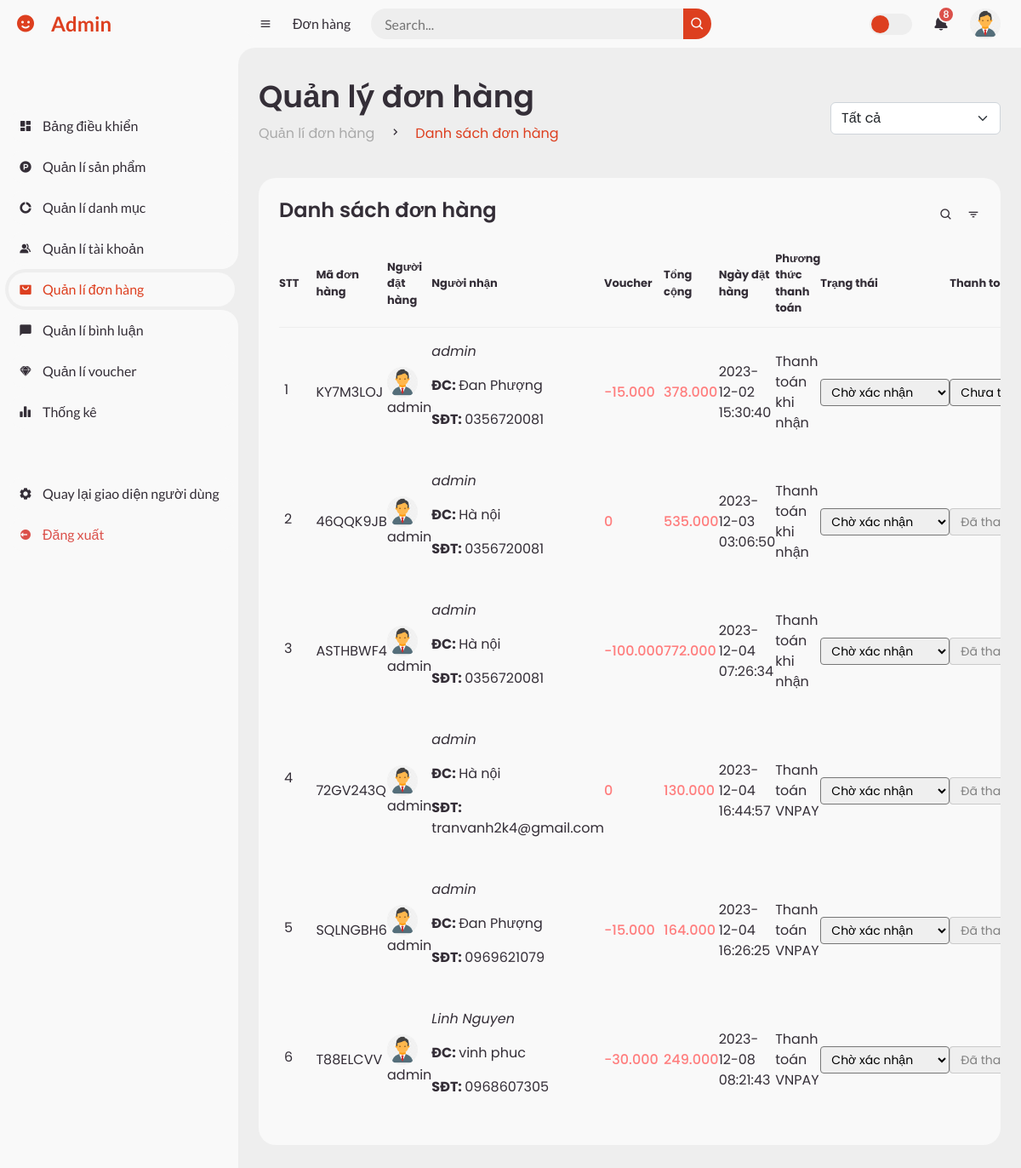
/admin/index.php?action=listOrder (signed in), run on the app's committed database.
### tables this page shows
CREATE TABLE `users` (
  `user_id` int NOT NULL,
  `first_name` varchar(100) NOT NULL,
  `last_name` varchar(100) NOT NULL,
  `email` varchar(100) NOT NULL,
  `user_image` varchar(255) DEFAULT NULL,
  `password` varchar(100) NOT NULL,
  `phone` varchar(100) DEFAULT NULL,
  `date` date NOT NULL,
  `address` varchar(255) DEFAULT NULL,
  `gender` varchar(10) NOT NULL,
  `role` int NOT NULL DEFAULT '0'
);

CREATE TABLE `orders` (
  `order_id` int NOT NULL,
  `user_id` int NOT NULL,
  `ma_don_hang` varchar(11) NOT NULL,
  `receiver_name` varchar(255) NOT NULL,
  `receiver_phone` varchar(255) NOT NULL,
  `receiver_address` varchar(255) NOT NULL,
  `status` varchar(100) NOT NULL DEFAULT 'pending',
  `payment_status` varchar(100) NOT NULL DEFAULT 'unpaid',
  `payment_method` varchar(100) DEFAULT NULL,
  `voucher` int NOT NULL,
  `create_at` timestamp NOT NULL DEFAULT CURRENT_TIMESTAMP
);

### models/PDO_admin.php (called while the page is built, shortened)
<?php
$conn = null;
try {
    $conn = new PDO('mysql:host=localhost;dbname=vanh-store', 'root', '', [
        PDO::ATTR_ERRMODE => PDO::ERRMODE_EXCEPTION,
        PDO::ATTR_DEFAULT_FETCH_MODE => PDO::FETCH_ASSOC
    ]);
} catch (PDOException $e) {
    echo 'Kết nối thất bại ' . $e->getMessage() . '<br>';
}
function getDataBy($table, $data)
{
    if($data==[]){
        $data=1;
    }else{
        foreach ($data as $key => $value) {
            $data[$key] = $key . "='" . $value . "'";
        }
    }
    $data = implode(" AND ", $data);
    $sql = "SELECT * FROM ${table} WHERE ${data}";
    return query($sql)->fetch();
}
function query($sql)
{
    global $conn;
    $stmt = $conn->prepare($sql);
    $stmt->execute();
    return $stmt;
}

### models/adminModel/orderModel.php (called while the page is built, shortened)
<?php
function listOrder($status=''){
    $sql="SELECT u.user_id,o.order_id,CONCAT(u.first_name,' ',u.last_name) AS fullName,u.user_image,o.receiver_name,o.receiver_address,o.receiver_phone,o.ma_don_hang,o.status,o.payment_method,o.payment_status,o.create_at,o.voucher,SUM((od.price * od.amount) + o.voucher) AS total
    FROM `orders` o
    JOIN users u
    ON u.user_id= o.user_id
    JOIN order_details od
    ON od.order_id=o.order_id
    ".($status!='' ?"WHERE o.status LIKE '%$status%'":"")."
    GROUP BY order_id";
    return query($sql)->fetchAll();
}

### admin/order/listOrder.php (the view, shortened to what this page needs)
<section id="content">
    <nav>
        <i class='bx bx-menu'></i>
        <a href="#" class="nav-link">Đơn hàng</a>
        <form action="#">
            <div class="form-input">
                <input type="search" placeholder="Search...">
                <button type="submit" class="search-btn"><i class='bx bx-search'></i></button>
            </div>
        </form>
        <label for="switch-mode" class="switch-mode"></label>
        <a href="#" class="notification">
            <i class='bx bxs-bell'></i>
            <span class="num">8</span>
        </a>
        <a href="#" class="profile">
            <img src="../public/upload/image/user/<?= $user['user_image'] ?>">
        </a>
    </nav>
    <main>
        <div class="head-title">
            <div class="left">
                <h1>Quản lý đơn hàng</h1>
                <ul class="breadcrumb">
                    <li>
                        <a href="#">Quản lí đơn hàng</a>
                    </li>
                    <li><i class='bx bx-chevron-right'></i></li>
                    <li>
                        <a class="active" href="#">Danh sách đơn hàng</a>
                    </li>
                </ul>
            </div>
            <select onchange="window.location.href=`index.php?action=listOrder&filter_status=${this.value}`" style="width: 200px;" class="form-select" name="" id="">
                <option value="">Tất cả</option>
            </select>
        </div>
        <div class="table-data">
            <div class="order">
                <div class="head">
                    <h3>Danh sách đơn hàng</h3>
                    <i class='bx bx-search'></i>
                    <i class='bx bx-filter'></i>
                </div>
                <table>
                    <thead>
                    <tr>
                        <th style="padding-right: 20px">STT</th>
                        <th>Mã đơn hàng</th>
                        <th>Người đặt hàng</th>
                        <th>Người nhận</th>
                        <th>Voucher</th>
                        <th>Tổng cộng</th>
                        <th>Ngày đặt hàng</th>
                        <th>Phương thức thanh toán</th>
                        <th>Trạng thái</th>
                        <th>Thanh toán</th>
                    </tr>
                    </thead>
                    <tbody>
                        <?php foreach ($listOrder as $key => $value) : ?>
                            <tr>
                                <td style="margin-top: 45px"><?= $key + 1 ?></td>
                                <td style="width:100px"><?= $value['ma_don_hang'] ?></td>
                                <td>
                                    <img src="../public/upload/image/user/<?= $value['user_image'] ?>" alt="">
                                    <span><?= $value['fullName'] ?></span>
                                </td>
                                <td>
                                    <p><i><?= $value['receiver_name'] ?></i></p>
                                    <p style="width: 150px;"><b>ĐC: </b><?= $value['receiver_address'] ?></p>
                                    <p><b>SĐT: </b><?= $value['receiver_phone'] ?></p>
                                </td>
                                <td style="color: #ff7d7d;font-weight: 500;"><?= number_format($value['voucher'], 0, ',', '.') ?></td>
                                <td style="color: #ff7d7d;font-weight: 500;"><?= number_format($value['total'], 0, ',', '.') ?></td>
                                <td><?= $value['create_at'] ?></td>
                                <td><?= $value['payment_method'] == 'VNPAY' ? "Thanh toán VNPAY" : "Thanh toán khi nhận" ?></td>
                            <td>
                                <select id="status" onchange="changeStatus(this,<?=$value['order_id']?>)"
                                        class="form-select-sm selected_status" name="status"
                                        <?=$value['status']=='completed'||$value['status']=='canceled'?'disabled':''?>
                                >
                                    <?php
                                    $status =
                                        [
                                            'pending' => 'Chờ xác nhận',
                                            'confirmed' => 'Đã xác nhận',
                                            'shipping' => 'Đang vận chuyển',
                                            'completed' => 'Hoàn thành',
                                            'canceled' => 'Đã huỷ'
                                        ];
                                    foreach ($status as $key => $order):?>
                                        <option <?= $key == $value['status'] ? 'selected' : '' ?>
                                                style="font-size: 14px; padding: 5px"
                                                value="<?= $key ?>"><?= $order ?>
                                        </option>
                                    <?php endforeach; ?>
                                </select>
                            </td>
                            <td>
                                <select id="payment_status" onchange="changeStatus(this,<?= $value['order_id'] ?>,'payment_status')"
                                        class="form-select-sm selected_status" name="status"
                                    <?= $value['payment_status'] == 'paid' ? 'disabled' : '' ?>
                                >
                                    <?php
                                    $status =
                                        [
                                            'unpaid' => 'Chưa thanh toán',
                                            'paid' => 'Đã thanh toán',
                                            'repaid' => 'Yêu cầu hoàn tiền'
                                        ];
                                    foreach ($status as $key => $order):?>
                                        <option <?= $key == $value['payment_status'] ? 'selected' : '' ?>
                                                style="font-size: 14px; padding: 5px"
                                                value="<?= $key ?>"><?= $order ?>
                                        </option>
                                    <?php endforeach; ?>
                                </select>
                            </td>
                            </tr>
                        <?php endforeach; ?>
                    </tbody>
                </table>
            </div>
        </div>
    </main>
</section>

### public/css/admin.css (style rules this page uses)
* { margin: 0; padding: 0; box-sizing: border-box; }
a { text-decoration: none; }
li { list-style: none; }
:root { --poppins: 'Poppins', sans-serif; --lato: 'Lato', sans-serif; --light: #F9F9F9; --green: #66ffb2; --blue: #66afff; --light-blue: #CFE8FF; --grey: #eee; --dark-grey: #AAAAAA; --dark: #342E37; --red: #DB504A; --yellow: #ffdd68; --light-yellow: #FFF2C6; --orange: #ff9367; --light-orange: #FFE0D3; }
html { overflow-x: hidden; }
body { background: var(--grey); overflow-x: hidden; }
#content { position: relative; width: calc(100% - 280px); left: 280px; transition: .3s ease; }
#content nav { height: 56px; background: var(--light); padding: 0 24px; display: flex; align-items: center; grid-gap: 24px; font-family: var(--lato); position: sticky; top: 0; left: 0; z-index: 1000; }
#content nav::before { content: ''; position: absolute; width: 40px; height: 40px; bottom: -40px; left: 0; border-radius: 50%; box-shadow: -20px -20px 0 var(--light); }
#content nav a { color: var(--dark); }
#content nav .bx.bx-menu { cursor: pointer; color: var(--dark); }
#content nav .nav-link { font-size: 16px; transition: .3s ease; }
#content nav form { max-width: 400px; width: 100%; margin-right: auto; }
#content nav form .form-input { display: flex; align-items: center; height: 36px; }
#content nav form .form-input input { flex-grow: 1; padding: 0 16px; height: 100%; border: none; background: var(--grey); border-radius: 36px 0 0 36px; outline: none; width: 100%; color: var(--dark); }
#content nav form .form-input button { width: 36px; height: 100%; display: flex; justify-content: center; align-items: center; background: var(--blue); color: var(--light); font-size: 18px; border: none; outline: none; border-radius: 0 36px 36px 0; cursor: pointer; }
#content nav .notification { font-size: 20px; position: relative; }
#content nav .notification .num { position: absolute; top: -6px; right: -6px; width: 20px; height: 20px; border-radius: 50%; border: 2px solid var(--light); background: var(--red); color: var(--light); font-weight: 700; font-size: 12px; display: flex; justify-content: center; align-items: center; }
#content nav .profile img { width: 36px; height: 36px; object-fit: cover; border-radius: 50%; }
#content nav .switch-mode { display: block; min-width: 50px; height: 25px; border-radius: 25px; background: var(--grey); cursor: pointer; position: relative; }
#content nav .switch-mode::before { content: ''; position: absolute; top: 2px; left: 2px; bottom: 2px; width: calc(25px - 4px); background: var(--blue); border-radius: 50%; transition: all .3s ease; }
#content main { width: 100%; padding: 36px 24px; font-family: var(--poppins); max-height: calc(100vh - 56px); overflow-y: auto; }
#content main .head-title { display: flex; align-items: center; justify-content: space-between; grid-gap: 16px; flex-wrap: wrap; }
#content main .head-title .left h1 { font-size: 36px; font-weight: 600; margin-bottom: 10px; color: var(--dark); }
#content main .head-title .left .breadcrumb { display: flex; align-items: center; grid-gap: 16px; }
#content main .head-title .left .breadcrumb li { color: var(--dark); }
#content main .head-title .left .breadcrumb li a { color: var(--dark-grey); pointer-events: none; }
#content main .head-title .left .breadcrumb li a.active { color: var(--blue); pointer-events: unset; }
#content main .table-data { display: flex; flex-wrap: wrap; grid-gap: 24px; margin-top: 24px; width: 100%; color: var(--dark); }
#content main .table-data > div { border-radius: 20px; background: var(--light); padding: 24px; overflow-x: auto; }
#content main .table-data .head { display: flex; align-items: center; grid-gap: 16px; margin-bottom: 24px; }
#content main .table-data .head h3 { margin-right: auto; font-size: 24px; font-weight: 600; }
#content main .table-data .head .bx { cursor: pointer; }
#content main .table-data .order { flex-grow: 1; flex-basis: 850px; }
#content main .table-data .order table { width: 100%; border-collapse: collapse; }
#content main .table-data .order table th { padding-bottom: 12px; font-size: 13px; text-align: left; border-bottom: 1px solid var(--grey); }
#content main .table-data .order table td { padding: 16px 0; }
#content main .table-data .order table tr td:first-child { display: flex; align-items: center; grid-gap: 12px; padding-left: 6px; }
#content main .table-data .order table td img { width: 36px; height: 36px; border-radius: 50%; object-fit: cover; }

### admin/order/listOrder.php (style rules this page uses)
th, td, p { text-align: left !important; }

### data on the page
users: user_image (picture)
orders: ma_don_hang "KY7M3LOJ", user.user_image (picture), fullName "admin", receiver_name "admin", receiver_address "Đan Phượng", receiver_phone "0356720081", voucher "-15.000", total "378.000", create_at "2023-12-02 15:30:40", payment_method "Thanh toán khi nhận", status "Chờ xác nhận", status "Chưa thanh toán"
orders: ma_don_hang "46QQK9JB", user.user_image (picture), fullName "admin", receiver_name "admin", receiver_address "Hà nội", receiver_phone "0356720081", voucher "0", total "535.000", create_at "2023-12-03 03:06:50", payment_method "Thanh toán khi nhận", status "Chờ xác nhận", status "Đã thanh toán"
orders: ma_don_hang "ASTHBWF4", user.user_image (picture), fullName "admin", receiver_name "admin", receiver_address "Hà nội", receiver_phone "0356720081", voucher "-100.000", total "772.000", create_at "2023-12-04 07:26:34", payment_method "Thanh toán khi nhận", status "Chờ xác nhận", status "Đã thanh toán"
orders: ma_don_hang "72GV243Q", user.user_image (picture), fullName "admin", receiver_name "admin", receiver_address "Hà nội", receiver_phone "tranvanh2k4@gmail.com", voucher "0", total "130.000", create_at "2023-12-04 16:44:57", payment_method "Thanh toán VNPAY", status "Chờ xác nhận", status "Đã thanh toán"
orders: ma_don_hang "SQLNGBH6", user.user_image (picture), fullName "admin", receiver_name "admin", receiver_address "Đan Phượng", receiver_phone "0969621079", voucher "-15.000", total "164.000", create_at "2023-12-04 16:26:25", payment_method "Thanh toán VNPAY", status "Chờ xác nhận", status "Đã thanh toán"
orders: ma_don_hang "T88ELCVV", user.user_image (picture), fullName "admin", receiver_name "Linh Nguyen", receiver_address "vinh phuc", receiver_phone "0968607305", voucher "-30.000", total "249.000", create_at "2023-12-08 08:21:43", payment_method "Thanh toán VNPAY", status "Chờ xác nhận", status "Đã thanh toán"
